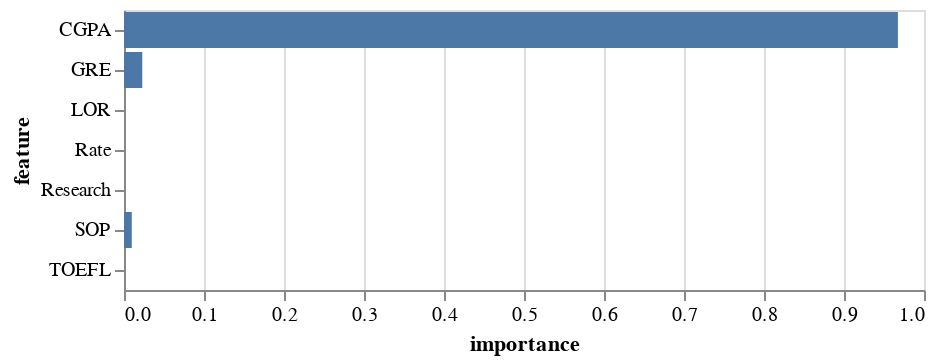

This figure's notebook cell:
### Code cell
alt.Chart(df1).mark_bar().encode(
    x="importance",
    y="feature"
)

### Figure 1 — Vega-Lite specification as saved in the notebook (floating-point values rounded to 4 significant figures)
{"config": {"view": {"continuousWidth": 400, "continuousHeight": 300}}, "data": {"name": "data-21bc7670ad673a70c3a09c671b4eda86"}, "mark": "bar", "encoding": {"x": {"field": "importance", "type": "quantitative"}, "y": {"field": "feature", "type": "nominal"}}, "$schema": "https://vega.github.io/schema/vega-lite/v4.17.0.json", "datasets": {"data-21bc7670ad673a70c3a09c671b4eda86": [{"feature": "GRE", "importance": 0.02285}, {"feature": "TOEFL", "importance": 0.0}, {"feature": "Rate", "importance": 0.0}, {"feature": "SOP", "importance": 0.009752}, {"feature": "LOR ", "importance": 0.0}, {"feature": "CGPA", "importance": 0.9674}, {"feature": "Research", "importance": 0.0}]}}
